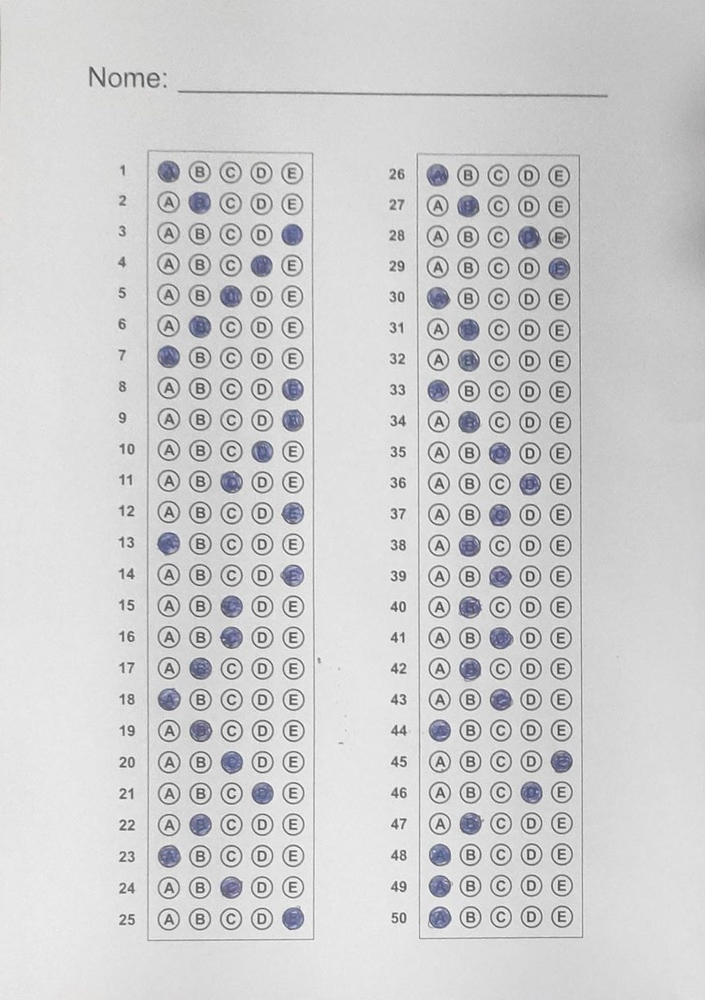
#> input picture codigo/imagens/img01.JPG, 705 x 1000 px, shrunk from 863 x 1224 before the run
$ python -i preprocessamento.py   (imports and definitions only)
#> lines starting #> are read from the running program, lines starting #| are printed output that depends on the picture; after the words box and inside, x2 and y2 are one past the last pixel; in counts of white or black regions, pixels touching at a corner belong together
#> further down, picture is the input picture: shape (1000, 705, 3); mean B, G, R 207.6, 207, 206.9


#########################################################
#  ARQUIVO COM O CODIGO DE PRE PROCESSAMENTO DA IMAGEM  #
#########################################################

import cv2
import numpy as np


def PreProcessamento(imagem):

    # tranforma a imagem em escala de cinza
    img_gray = cv2.cvtColor(imagem, cv2.COLOR_BGR2GRAY)

    # aplica gaussian blur
    img_blur = cv2.GaussianBlur(img_gray, (5, 5), 1)

    # detecao de contorno com algoritmo de Canny
    img_canny = cv2.Canny(img_blur, 10, 50)
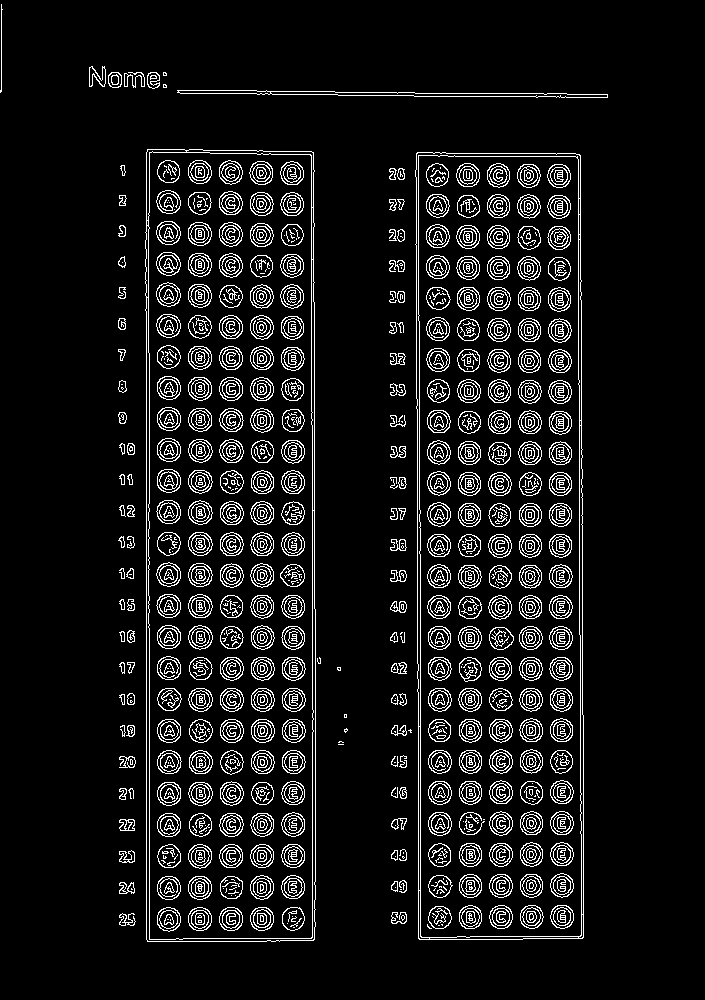
#> img_canny: shape (1000, 705); 8.6% white in thin lines or dots, all inside (x1, y1, x2, y2) = (0, 4, 608, 942)

    return img_canny

>>> import cv2
>>> picture = cv2.imread('codigo/imagens/img01.JPG')
>>> result = PreProcessamento(picture)

$ run again, on codigo/imagens/img03.JPG
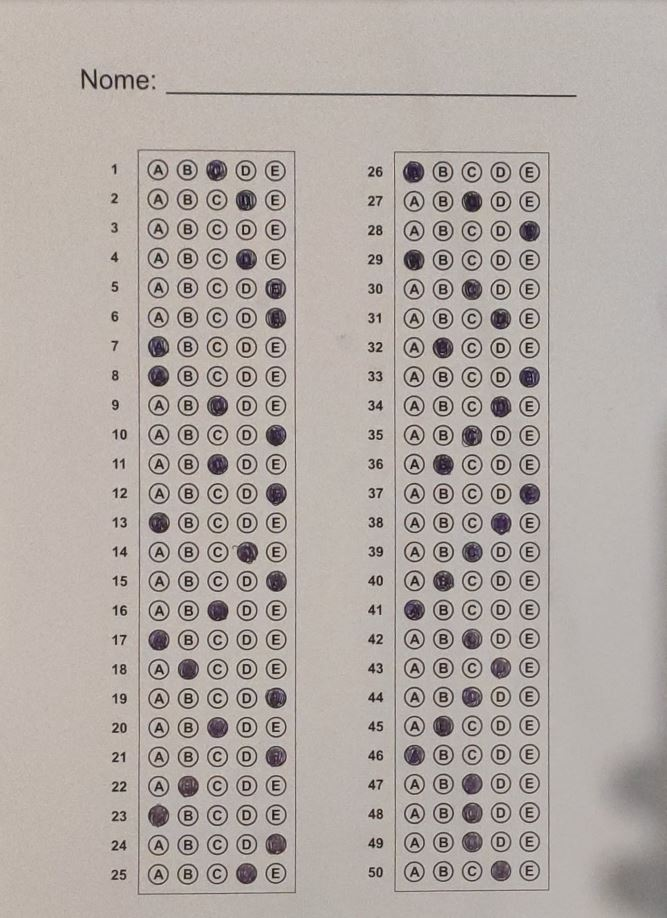
#> input picture codigo/imagens/img03.JPG, 667 x 918 px
#> picture is the input picture: shape (918, 667, 3); mean B, G, R 165.1, 170, 178.1
#> in PreProcessamento, `img_canny = cv2.Canny(img_blur, 10, 50)`:
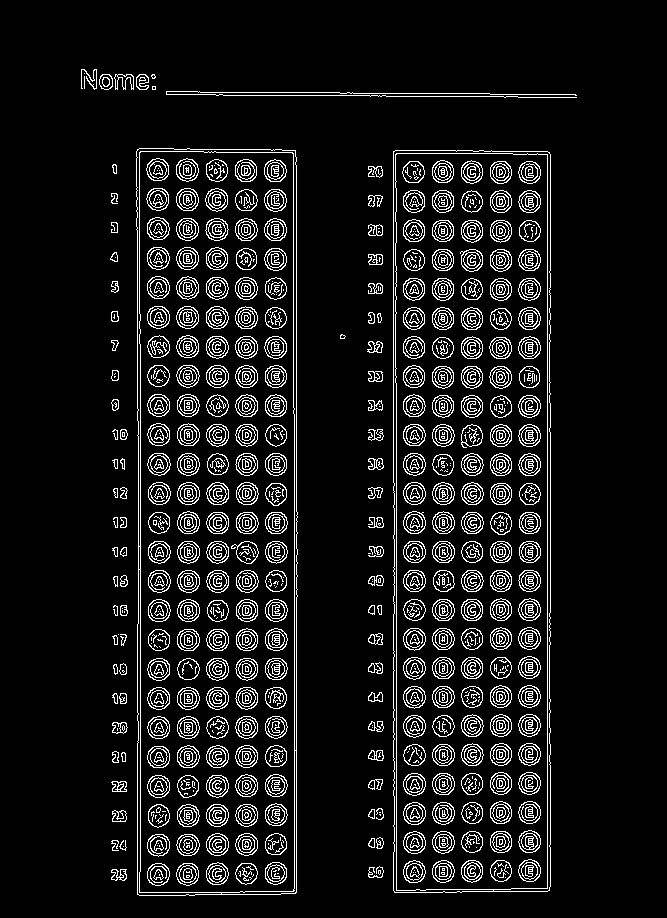
#> img_canny: shape (918, 667); 9.1% white in thin lines or dots, all inside (x1, y1, x2, y2) = (81, 69, 577, 896)

$ run again, on codigo/imagens/img04.JPG
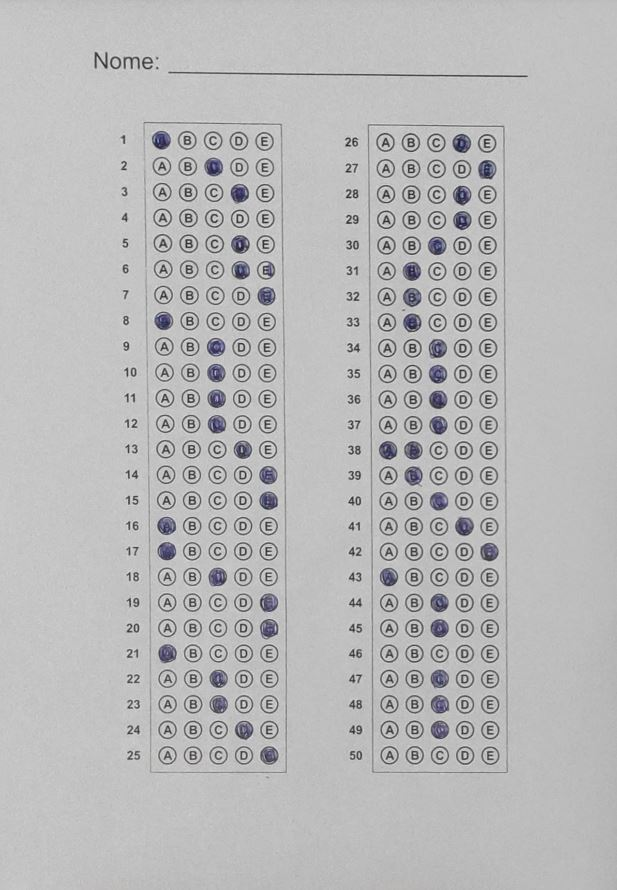
#> input picture codigo/imagens/img04.JPG, 617 x 890 px
#> picture is the input picture: shape (890, 617, 3); mean B, G, R 185.6, 185.1, 185.2
#> in PreProcessamento, `img_canny = cv2.Canny(img_blur, 10, 50)`:
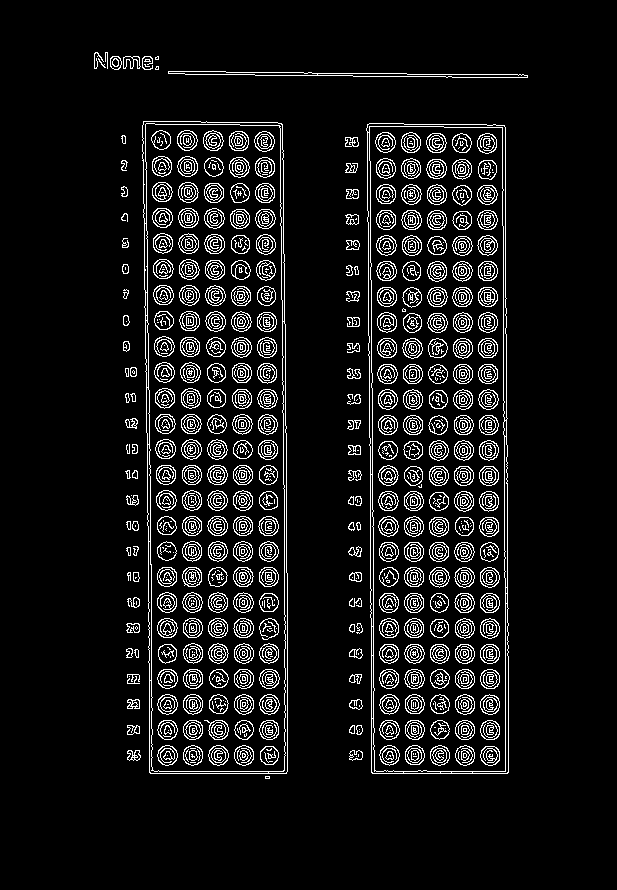
#> img_canny: shape (890, 617); 8.5% white in thin lines or dots, all inside (x1, y1, x2, y2) = (94, 52, 528, 779)
